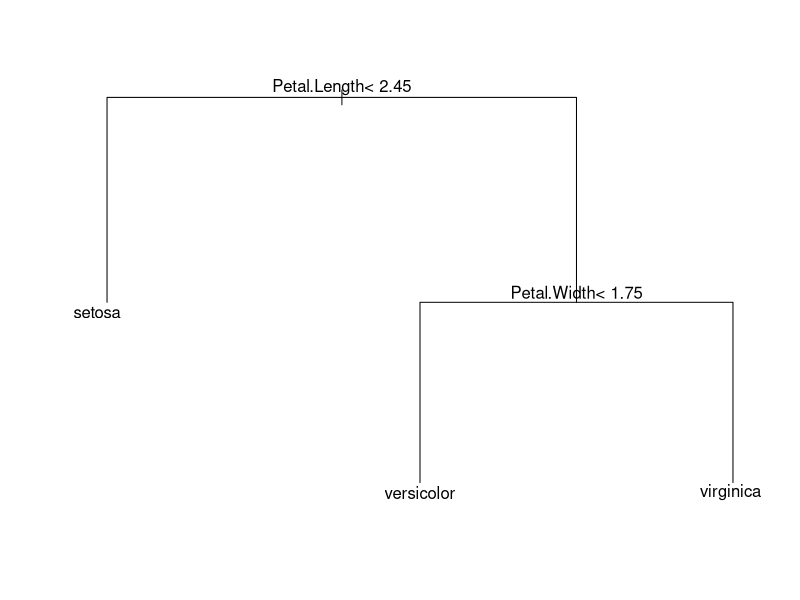
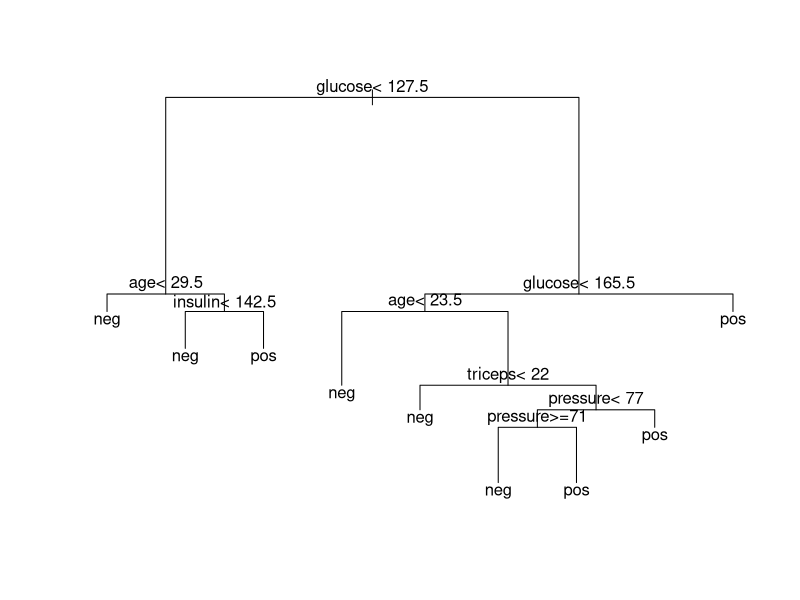
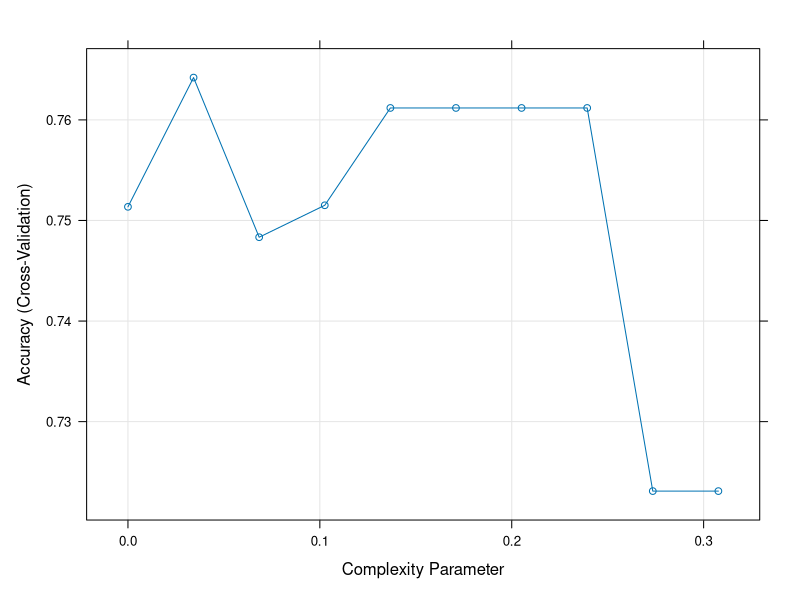
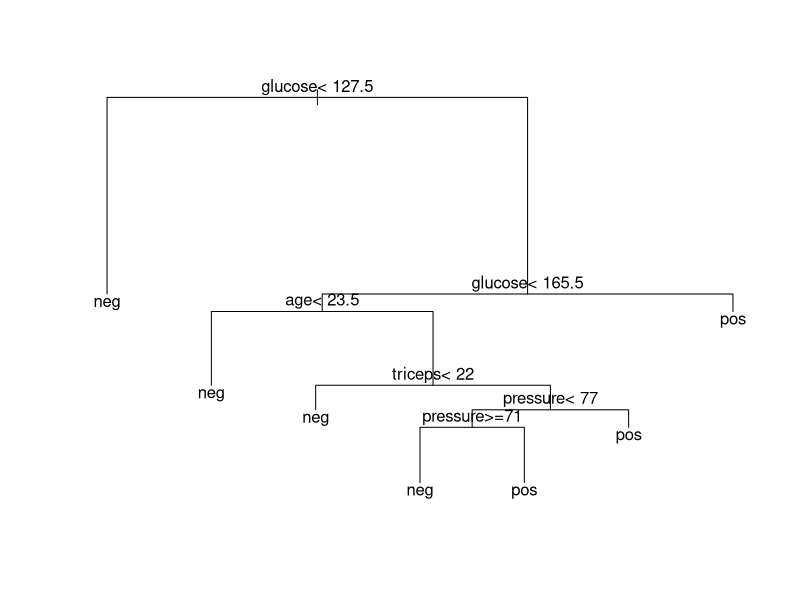

These figures' R source, in order: (Note: this script raises an error after producing the figures.)
# About the application of CART in R


# Note that the R implementation of the CART algorithm is called RPART
# (Recursive Partitioning And Regression Trees) available in a package of the same name.

# Loading required R packages ---------------------------------------------

# tidyverse for easy data manipulation and visualization
# caret for easy machine learning workflow
# rpart for computing decision tree models

library(tidyverse)
library(caret)
library(rpart)


# Decision Tree Algorithm -------------------------------------------------

# The algorithm of decision tree models works by repeatedly partitioning the data
# into multiple sub-spaces, so that the outcomes in each final sub-space is as homogeneous as possible.
# This approach is technically called recursive partitioning.

# The decision rules generated by the CART predictive model are generally visualized as a binary tree.
data(iris)
head(iris)

model <- rpart(Species ~ ., data = iris)
# This is a large object including various details, please read help file for
# rpart, by calling ?rpart
class(model)

# Some details
str(model)

# ie. the complexity parameter at which this split will collapse
model$frame$complexity

par(xpd = NA) # otherwise on some devices the text is clipped
plot(model)
text(model, digits = 3)

# The different rules in tree can be printed as follow:
print(model, digits = 2)

# Some Notes
# The resulting tree is composed of decision nodes, branches and leaf nodes.
# The tree is placed from upside to down, so the root is at the top and leaves
# indicating the outcome is put at the bottom

# The tree grows from the top (root), at each node the algorithm decides
# the best split cutoff that results to the greatest purity (or homogeneity) in each subpartition

# The tree will stop growing by the following three criteria (Zhang 2016):
  # 1. all leaf nodes are pure with a single class;
  # 2. a pre-specified minimum number of training observations that cannot be assigned to each leaf nodes with any splitting methods;
  # 3. The number of observations in the leaf node reaches the pre-specified minimum one.

# A fully grown tree will overfit the training data and the resulting model might not be performant
# for predicting the outcome of new test data. Techniques, such as pruning, are used to control this problem.

# Making prediction for the fitted model
newdata <- data.frame(
  Sepal.Length = 6.5, Sepal.Width = 3.0,
  Petal.Length = 5.2, Petal.Width = 2.0
)

# play with these a bit !
model %>% predict(newdata, "class")


# Choosing the trees split points -----------------------------------------

# - Technically, for regression modeling, the split cut-off is defined so that
# the residual sum of squared error (RSS) is minimized across the training samples
# that fall within the subpartition

# - In classification settings, the split point is defined so that the population in subpartitions
# are pure as much as possible. Two measures of purity are generally used,
# including the Gini index and the entropy (or information gain).

# The sum is computed across the different categories or classes in the outcome variable.
# The Gini index and the entropy varie from 0 (greatest purity) to 1 (maximum degree of impurity)


# Classification trees ----------------------------------------------------

# Data set: PimaIndiansDiabetes2 [in mlbench package]
library(mlbench)

# Load the data and remove NAs
data("PimaIndiansDiabetes2", package = "mlbench")
head(PimaIndiansDiabetes2)

# Help for the data set, for the details of the variables
?PimaIndiansDiabetes2

# Some details for a variable
class(PimaIndiansDiabetes2$pregnant)

# Number of missing values
sum(is.na(PimaIndiansDiabetes2))

# Simply, we removed those missing values
PimaIndiansDiabetes2 <- na.omit(PimaIndiansDiabetes2)

# Inspect the data
head(PimaIndiansDiabetes2)

# Split the data into training and test set, using caret package
set.seed(123)
training.samples <- PimaIndiansDiabetes2$diabetes %>%
  createDataPartition(p = 0.8, list = FALSE)

head(training.samples)

# Splitting the whole data frame with respect to above rule: 80%- 20%
train.data  <- PimaIndiansDiabetes2[training.samples, ]
test.data <- PimaIndiansDiabetes2[-training.samples, ]


# Fully grown trees -------------------------------------------------------

# Build the model
set.seed(442)
model1 <- rpart(diabetes ~ ., data = train.data, method = "class")

class(model1)

# Plot the trees
par(xpd = NA) # Avoid clipping the text in some device
plot(model1)
text(model1, digits = 3)

# About variable importance
model1$variable.importance


# Make predictions on the test data
predicted.classes <- model1 %>%
  predict(test.data, type = "class")
head(predicted.classes)

# Compute model accuracy rate on test data
mean(predicted.classes == test.data$diabetes)

# Note that The overall accuracy of our tree model is 78%, which is not so bad.


# Pruning the tree --------------------------------------------------------

# Briefly, our goal here is to see if a smaller subtree can give us comparable results to the
# fully grown tree. If yes, we should go for the simpler tree because it reduces
# the likelihood of overfitting.

# In rpart package, this is controlled by the complexity parameter (cp), which imposes a penalty to the
# tree for having two many splits. The default value is 0.01. The higher the cp, the smaller the tree.

# Pruning can be easily performed in the caret package workflow, which invokes the rpart method
# for automatically testing different possible values of cp,
# then choose the optimal cp that maximize the cross-validation accuracy,
# and fit the final best CART model that explains the best our data.

# Fit the model on the training set
set.seed(442)

# Try also 10-fold CV below !
model2 <- train(
  diabetes ~., data = train.data, method = "rpart",
  trControl = trainControl("cv", number = 5),
  tuneLength = 10
)

# Some details for the train function from caret package
# ?train

summary(model2)
# Plot model accuracy vs different values of
# cp (complexity parameter)
plot(model2)

# Print the best tuning parameter cp that
# maximizes the model accuracy
model2$bestTune

# Plot the final tree model
par(xpd = NA) # Avoid clipping the text in some device
plot(model2$finalModel)
text(model2$finalModel,  digits = 3)

# Decision rules in the model, as a prunned tree
model2$finalModel

# Make predictions on the test data
predicted.classes <- model2 %>% predict(test.data)
# Compute model accuracy rate on test data
mean(predicted.classes == test.data$diabetes)


# Regression trees --------------------------------------------------------

# Similarly to classification trees,
# the following R code uses the caret package to build regression trees and
# to predict the output of a new test data set.

# Data set: We will use the Boston data set [in MASS package]
library(MASS)
data(Boston)

# OR
# Load the data as
# data("Boston", package = "MASS")

# Inspect the data
# head(Boston)

# From our book
# Similar to Validation here ! by manually
set.seed(442)
train <- sample(1: nrow(Boston), nrow(Boston) / 2)
tree.boston <- tree(medv ~., Boston , subset = train)
summary(tree.boston)

plot(tree.boston)
text(tree.boston, pretty = 0)
# It is worth noting that we could have fit a much bigger tree, by passing
# control = tree.control(nobs = length(train), mindev = 0) into the
# tree() function

# CV on tree.boston
cv.boston <- cv.tree(tree.boston)
# Investigate cv.boston ?

plot(cv.boston$size, cv.boston$dev, type = "b")

# About prunning trees
prune.boston <- prune.tree(tree.boston, best = 3) # Play with best value !
plot(prune.boston)
text(prune.boston , pretty = 0)

yhat <- predict(tree.boston , newdata = Boston[-train , ])
boston.test <- Boston[-train, "medv"]

plot(yhat, boston.test)
abline(0, 1)
mean(( yhat - boston.test)^2)

# OR do it automaticall via caret package help
# Split the data into training and test set with caret package
set.seed(442)
training.samples <- Boston$medv %>%
  createDataPartition(p = 0.8, list = FALSE)
train.data  <- Boston[training.samples, ]
test.data <- Boston[-training.samples, ]

# Create the regression tree ----------------------------------------------
# Here, the best cp value is the one that minimize the prediction error RMSE
# The lower the RMSE, the better the model.

# Fit the model on the training set
set.seed(442)
model <- train(
  medv ~., data = train.data, method = "rpart",
  trControl = trainControl("cv", number = 5),
  tuneLength = 10
)
# Plot model error vs different values of
# cp (complexity parameter)
plot(model)
# Print the best tuning parameter cp that
# minimize the model RMSE
model$bestTune

# Some other performance measures
model$results

# Plot the final tree model
par(xpd = NA) # Avoid clipping the text in some device
plot(model$finalModel)
text(model$finalModel, digits = 3)

# Decision rules in the model
model$finalModel
# Make predictions on the test data
predictions <- model %>% predict(test.data)
head(predictions)
# Compute the prediction error RMSE
RMSE(predictions, test.data$medv)


# Beyond CART -------------------------------------------------------------

# Here we apply bagging and random forests to the Boston data, using the
# randomForest package in R. The exact results obtained in this section may
# depend on the version of R and the version of the randomForest package
# installed on your computer

# install.packages("randomForest")
library(randomForest)

set.seed(442)
bag.boston <- randomForest(medv ~., data = train.data,
                           mtry = 12, importance = TRUE)

# Check details for the function above
# ?randomForest

bag.boston
summary(bag.boston)

# Error versus tree numbers
plot(bag.boston)

# The argument mtry = 12 indicates that all 12 predictors should be considered
# for each split of the tree—in other words, that bagging should be done.
# How well does this bagged model perform on the test set?

yhat.bag <- predict(bag.boston, newdata = test.data)

plot(yhat.bag, test.data$medv)
abline(0, 1)
mean((yhat.bag - test.data$medv)^2)

# We could change the number of trees grown by randomForest() using the ntree argument

bag.boston <- randomForest(medv ~., data = train.data, mtry = 12, ntree = 25)

yhat.bag <- predict(bag.boston, newdata = test.data)
mean((yhat.bag - test.data$medv)^2)

# Growing a random forest proceeds in exactly the same way, except that
# we use a smaller value of the mtry argument !
set.seed(442)
rf.boston <- randomForest(medv ~ ., data = Boston ,
                    subset = train , mtry = 6, importance = TRUE)

yhat.rf <- predict(rf.boston, newdata = Boston[-train , ])
mean(( yhat.rf - boston.test)^2)

# Using the importance() function, we can view the importance of each
# variable
# larger the IncNodePurity, the more important the variables
importance(rf.boston)

# Plots of these importance measures can be produced
# using the varImpPlot() function
varImpPlot(rf.boston)

# TRY TO RUN OTHER ENSEMBLE MODELS FOR THE SAME BOSTON DATA !

# Reference  --------------------------------------------------------------

# http://www.sthda.com/english/articles/35-statistical-machine-learning-essentials/141-cart-model-decision-tree-essentials/

# Another example in

# https://rpubs.com/minma/cart_with_rpart
